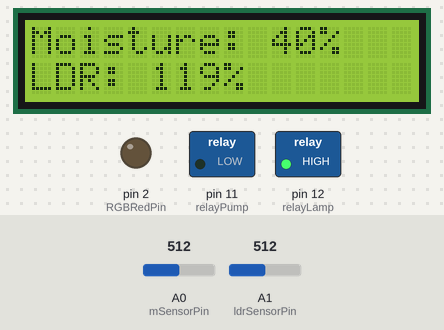
The sketch below on a simulated Arduino Mega 2560, built with avr-gcc and run on an emulated ATmega2560. Parts: 16×2 character LCD, switched loads named in the sketch (green lamp = pin HIGH), output pins drawn as LEDs (lit = HIGH). Inputs (shaded band) come from the test bench; at power-on: A0 (mSensorPin) = 512, A1 (ldrSensorPin) = 512. The modem accepts every AT command (registered, SIM ready, sends succeed) and sends nothing else; what the sketch prints to the serial monitor is not drawn.

Above: at 28.2 s.
28.3 s: A0 (mSensorPin) set to 537
At 45.2 s:
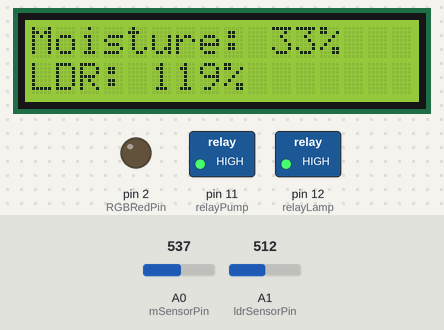
46.9 s: A0 (mSensorPin) set to 555
At 64.1 s:
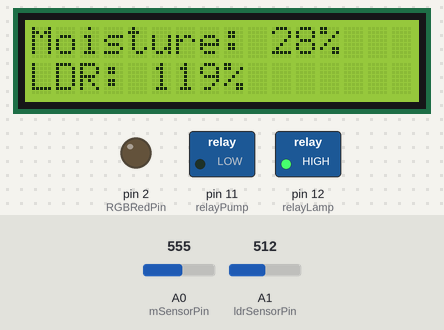
64.4 s: A1 (ldrSensorPin) set to 716
At 79.3 s:
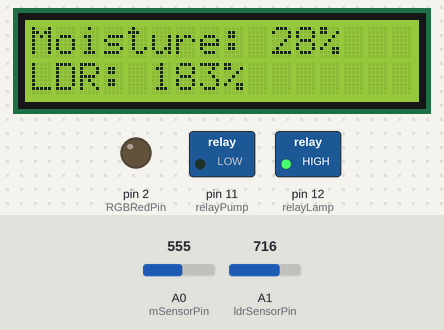
Timing chart, 0 to 80.8 s (numbered marks = the images above; inputs shaded):
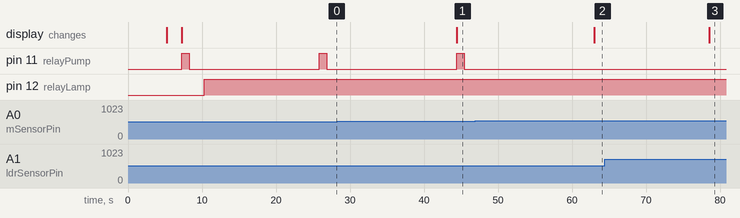

The sketch:

Grow1.2Wifi.ino
```cpp
/*************************************************
      The Grow Box Project

      by Andre Tavares


      using code created by Brea Parker to connect to wifi module.
**************************************************/

/************************************************
      ENTER WIFI ACCESS POINT CREDENTIALS
*************************************************/
String wifiUser = "Andre";
String wifiPass = "12345678";

/************************************************
         ENTER THING SPEAK CREDENTIALS

*************************************************/
String writeAPIKey = "K7SAZDHR7NJJQRUF";
String readAPIKey = "NFR8OG4HGQ1MS6HB";
String channel = "845795";
/*********************************************/

// LCD libraries
#include <Wire.h>
#include <LCD.h>
#include <LiquidCrystal_I2C.h>
LiquidCrystal_I2C lcd(0x27, 2, 1, 0, 4, 5, 6, 7, 3, POSITIVE);

// Pins
const int mSensorPin = A0;
const int ldrSensorPin = A1;
const int relayLamp = 12; //in1
const int relayPump = 11; //in2

// global variables
int gMoisture;
int gLdr;

// wifi variables

char readData[6] = "000000";   //Used to store data read from Thing Speak.
int RGBRedPin = 2;    //Stores value of the outlet pin number.
bool waiting = false;   //Used to check if a function is currently executing.

#define TIMER   500    //Global value for milliseconds to wait between actions.
#define DST_IP    "api.thingspeak.com"    //Address to connect to.


////////////////SETUP////////////////
void setup() {

  Serial.begin(9600);   //Start the serial for the Arduino.
  Serial1.begin(115200);    //Start the serial for the ESP8266.
  pinMode(RGBRedPin, OUTPUT);   //Setup the red LED pin as an output pin.

  delay(100);
  clearBuffer();    //Empty the buffer before starting.
  wifiConnect(wifiUser,wifiPass);   //Connect to the wifi.

  //Read values
    pinMode(mSensorPin, INPUT);
    pinMode(ldrSensorPin, INPUT);
//    pinMode(tSensor, INPUT);

   // Output controls
    pinMode(relayLamp, OUTPUT);
    pinMode(relayPump, OUTPUT) ;
   //start LCD
   lcd.begin(16,2);

}

////////////// MAIN LOOP //////////////

void loop() {

    moistureFunction();
    ldrFunction();
    lcdFunction();
    pumpFunction();
    lampFunction();


    sendWriteRequest(1,gLdr);
    sendWriteRequest(2,gMoisture);
    delay(500);

}

void moistureFunction() {
     /*    moisture variable control

     dryAirValue = 630 to 640
     waterValue = 300 to 310
     Takes about 30sec to normalize the value
    persentage 0% = air dry, 100% = water

     Moist Soil  = 380 = 78%
    */
    int mSensor = analogRead(mSensorPin);
    int moisturePercent = map(mSensor, 300, 650, 100, 0);
    gMoisture = moisturePercent;


    //  Serial.println(val); //print the value to serial port
     Serial.print("Moisture Sensor: ");
     Serial.print(mSensor);

     Serial.print(" ");
     Serial.print(moisturePercent); //print the value to serial port
     Serial.println("%");
     delay(1000);
}

void ldrFunction() {
    /*    moisture variable control

    IndoorNormal Ligth = 430 to 440
    tipFinger < 130
    Takes about 5 sec to normalize the value

    normal bulb 9 w about 20 cm = 971 256%

    persentage 0% = air dry, 100% = water

    */
    int lSensor = analogRead(ldrSensorPin);
    int ldrPercent = map(lSensor, 130, 450, 0, 100);
    gLdr = ldrPercent;

    Serial.print("LDR Sensor: ");
    Serial.print(lSensor); //print the value to serial port
    Serial.print(" ");
    Serial.print(ldrPercent); //print the value to serial port
    Serial.println("%");
    delay(1000);
}
void lcdFunction() {
  lcd.clear();

  lcd.setCursor(0,0);
  lcd.print("Moisture: ");
  lcd.print(gMoisture);
  lcd.print("%");
  lcd.setCursor(0,1);
  lcd.print("LDR: ");
  lcd.print( gLdr);
  lcd.print("%");
}
void pumpFunction() {

//   digitalWrite(relayPump, LOW); //open

  // normaly open  == OFF
   if( gMoisture >  30) { // its oposit i dont know why
      digitalWrite(relayPump, HIGH); //closed = ON
      delay(1000);
      digitalWrite(relayPump, LOW); //open
      delay(2000);
  } else {
      digitalWrite(relayPump, LOW); //open
  }
// delay(10000); //10 sec for security
}
void lampFunction() {

   if( gLdr >  20) {
      digitalWrite(relayLamp, HIGH);
      delay(1000);
  } else {
      digitalWrite(relayLamp, LOW);
  }
   delay(5000); //security, dnt burn another relay

}


/* Code adapdet from class*/
/* I culdnt make the library from think speak work, so im using this code*/
/************************************************************************************************************************
* Program Name: SMART Outlet                                                                                            *
* Description: Using the ESP8266, connect to ThingSpeak.com, read the latest value from field 1, if a 1 or 2 is found,  *
*              this signifies a new request from the user. A 1 will be a manual command and a 2 will be a timer command.*
*              The arduino will turn the outlet power ON or OFF based on the command requested.                         *
* Instructions: Enter your wifi credentials into the space below. Then enter your Thing Speak channel and API keys into *
*               the following spaces. Make sure your Thing Speak channel has fields 1, 2, and 3 available and that you  *
*               also have the SMART Outlet app installed on your phone and the Smart Outlet hardware wired up to the    *
*               Arduino. Commands are sent through the app. Internet connection strength can affect the arduino's       *
*               reliability. If you're having trouble, try increasing the TIMER variable.                               *                                                              *
* Author: Brea Parker                                                                                                   *
* Last Edit: 10/23/18                                                                                                   *
************************************************************************************************************************/

////////////// WIFI FUNCTIONS//////////////

//Used to connect to your entered wifi credentials.
bool wifiConnect(String user, String pass){
  String cmd = "AT+CWJAP=\""; cmd += user; cmd += "\",\""; cmd += pass; cmd += "\"";    //Builds serial command for wifi connection.
  cmdExecute(cmd, 8);   //Send built command to the command executor function. Integer value is a multiplier for the global wait time.
  delay(100);   //Wait briefly before continuing.
  while(waiting);   //Make sure any previous functions have finished executing before continuing. (Maybe not necessary. Was having issues with serial commands getting mixed up so it stays for now)
}

//Used to connect to Thing Speak.
void connectTCP(){
  String cmd = "AT+CIPSTART=\"TCP\",\""; cmd += DST_IP; cmd += "\",80";   //Builds serial command for TCP connection to Thing Speak.
  cmdExecute(cmd, 1);
  delay(100);
  while(waiting);
}

//Pre request send. Sends how large the following request will be.
void startRequest(int data){
  String cmd = "AT+CIPSEND="; cmd += data;
  cmdExecute(cmd, 1);
  delay(100);
  while(waiting);
}

//Builds and sends a request to write the specified value to the specified field.
void sendWriteRequest(byte field, int value){
  connectTCP();   //Connection to Thing Speak is established first.
  delay(100);
  while(waiting);
  //Build the request
  String cmd = "GET /update?api_key="; cmd += writeAPIKey+"&field1=0&field"; cmd += field; cmd += "="; cmd += value; cmd += " HTTP/1.1\r\n"; cmd += "Host: api.thingspeak.com\n"; cmd += "Connection: closed\r\n\r\n";
  startRequest(cmd.length());   //Start the request using the size of the request to be sent.
  delay(100);
  while(waiting);
  cmdExecute(cmd, 1);   //Send the request.
  delay(100);
  while(waiting);
}

//Builds and sends a request to read the most recent value from a specified field.
void sendReadRequest(byte field){
  connectTCP();   //Connection to Thing Speak is established first.
  delay(100);
  while(waiting);
  //Build the request
  String cmd = "GET /channels/"; cmd+= channel; cmd += "/fields/"; cmd += field; cmd += "/last.json?api_key="; cmd += readAPIKey; cmd += " HTTP/1.1\r\n"; cmd += "Host: api.thingspeak.com\n"; cmd += "Connection: closed\r\n\r\n";
  startRequest(cmd.length());   //Start the request using the size of the request to be sent.
  delay(100);
  while(waiting);
  pullData(cmd, field, 1);    //Send the request and pull out the value of the field.
  delay(100);
  while(waiting);
}

//Executes commands while displaying all information to the serial monitor.
void cmdExecute(String cmd, int mult){
  clearBuffer();    //Write out any characters left in the buffer.
  waiting = true;   //Command is executing; set waiting to true to prevent early execution of other functions.
  unsigned long deadline = millis() + TIMER * mult;   //Set the deadline for characters to be found.
  Serial1.println(cmd);   //Execute the command.
  while(millis() < deadline){   //Continues to execute as long as the deadline has not been passed.
    if(Serial1.available() > 0){    //Only true if there are characters to be read in the serial monitor.
      Serial.write(Serial1.read());   //Write the available characters to the serial monitor.
      deadline = millis() + TIMER * mult;   //Since a character was found, reset the deadline.
    }
  }
  waiting = false;    //Execution is finished so other functions can proceed.
}

//Executes commands while displaying all information to the serial monitor and saving the relevant values. (Can probably merge with cmdExecute eventually)
void pullData(String cmd, int field, int mult){
  byte matchCount = 0;    //Used to track how many of the key characters have been matched in succession.
  byte dataCount = 0;   //Used to increment the character index of readData to store multiple values.
  char storage = "0";   //Temporary storage for the current character being read.
  String key = "\"field"; key += field; key += "\":\"";   //Field data will always follow this string. Used to isolate the value of the field.

  clearBuffer();
  waiting = true;
  unsigned long deadline = millis() + TIMER * mult;
  Serial1.println(cmd);
  while(millis() < deadline){
    if(Serial1.available() > 0){
      storage = Serial1.read();   //Store the current character into storage.
      Serial.write(storage);    //Write the character in storage to the serial monitor.
      //Check if the character in storage is equal to the character in the key at the current number of matches found. If so, increase the number of matches found. If not, reset the matches found.
      if(storage == key[matchCount]){
        matchCount++;
      }
      else{
        matchCount = 0;
      }
      deadline = millis() + TIMER * mult;   //Reset the deadline since a character was found.
      while(matchCount == key.length()){    //Start this execution once we have matched the enitre key.
        if(Serial1.available() > 0){    //Proceed if there are characters available.
          storage = Serial1.read();
          Serial.write(storage);
          if(storage != 34){    //If the value being read isn't 34 (or " in ascii) add the value to the readData and increment the index of readData for any additional values.
            readData[dataCount] = storage;
            dataCount++;
          }
          else{   //If the value is 34 it signifies the end of the field data. Reset the match counter and clean out the buffer.
            matchCount = 0;
            clearBuffer();
          }
        }
      }
    }
  }
//  Serial.print("HERE IS THE DATA: ");   //Prints the read value to the serial monitor. (Not necessary, just for your own visuals)
//  Serial.print(readData[0]);
//  Serial.print(readData[1]);
//  Serial.print(readData[2]);
//  Serial.print(readData[3]);
//  Serial.print(readData[4]);
//  Serial.println(readData[5]);
  waiting = false;
}

//Used to read and write out any characters that may be left in the buffer.
void clearBuffer(){
  waiting = true;
  unsigned long deadline = millis() + TIMER;
  while(millis() < deadline){
    if(Serial1.available() > 0){
      Serial.write(Serial1.read());
      deadline = millis() + TIMER;
    }
  }
  waiting = false;
}

//Checks for updates on Thing Speak and acts appropriately based on the data received.
void checkForUpdate(){
  sendReadRequest(1);
  if(readData[0] - 48 == 0){
    digitalWrite(RGBRedPin, LOW);
    delay(1000);
    sendWriteRequest(1,1);
  }
  else if(readData[0] - 48 == 1){
    digitalWrite(RGBRedPin, HIGH);
    delay(1000);
    sendWriteRequest(1,0);
  }
}
```

Measured:
- the behaviour switches between 544 and 545 on A0 (mSensorPin) (found by bisection; images 1 and 2)
- after the input at 28.3 s, the display: changes after 16.1 s (image 1)
- after the input at 46.9 s, pin 11 (relayPump): stays LOW (without the input it goes to HIGH after 16.1 s); the display: changes after 16.1 s (image 2)
- after the input at 64.4 s, the display: changes after 14.1 s (image 3)
- by itself, pin 11 (relayPump): alternates HIGH for 1.0 s and LOW for 17.6 s
